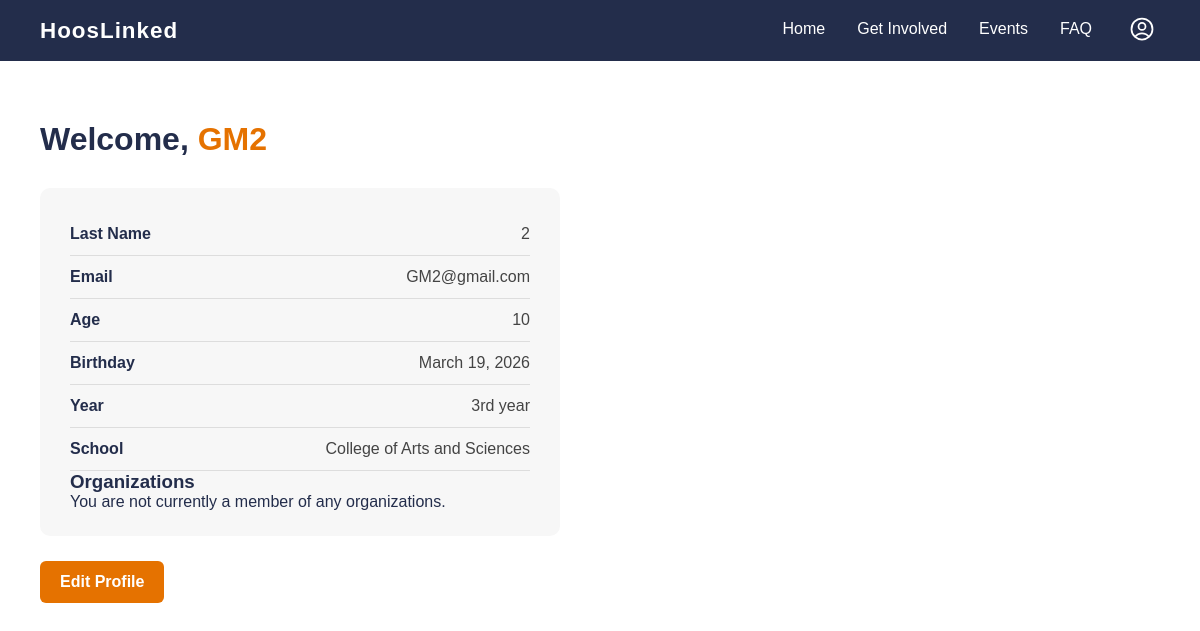
Before: /profile/ (signed in) with the older database file.
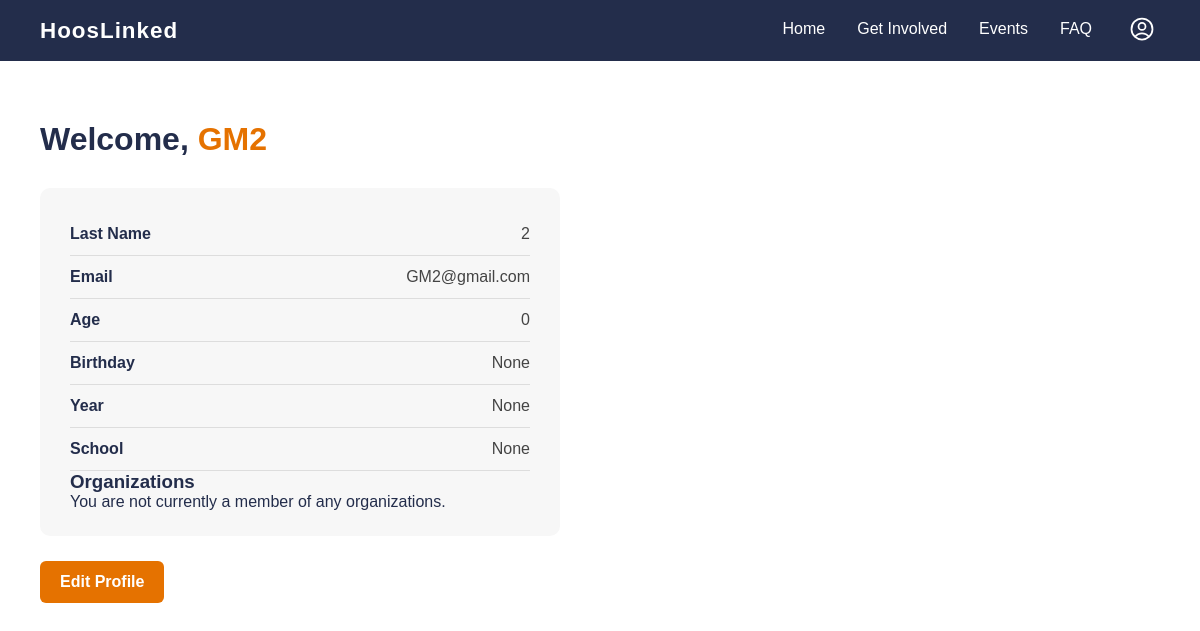
After: the same page with the newer database file.
### main/models.py (models this page shows, shortened)
class User(AbstractUser):
    first_name = models.CharField(max_length=150)
    last_name = models.CharField(max_length=150)
    profile_slug = models.SlugField(unique=True, blank=True)
    YEAR_CHOICES = [
        ('1', '1st year'),
        ('2', '2nd year'),
        ('3', '3rd year'),
        ('4', '4th year'),]
    SCHOOL_CHOICES = [
        ('engineering', 'School of Engineering and Applied Science'),
        ('cas', 'College of Arts and Sciences'),
        ('commerce', 'McIntire School of Commerce'),
        ('architecture', 'School of Architecture'),
        ('education', 'School of Education and Human Development'),
        ('nursing', 'School of Nursing'),
        ('batten', 'Batten School of Leadership and Public Policy'),
    ]
    age = models.PositiveIntegerField(default=0)
    birthday = models.DateField(null=True, blank=True)
    year = models.CharField(max_length = 1, choices = YEAR_CHOICES, blank=True, null=True)
    school = models.CharField(max_length = 50, choices = SCHOOL_CHOICES, blank=True, null=True)

### main/views.py (the view)
# urls.py: path('profile/', views.profile_page, name='profile'),
def profile_page(request):
    memberships = request.user.memberships.select_related("club")
    if not request.user.is_authenticated:
        return redirect('home')
    return render(request, 'main/profile.html',{
        "memberships": memberships,
    })

### main/templates/main/profile.html (shortened to what this page needs)
<!DOCTYPE html>
<html lang="en">
<head>
</head>
<body>
<nav>
<span class="logo">HoosLinked</span>
<ul>
<li><a href="{% url 'home' %}">Home</a></li>
<li><a href="{% url 'get_involved' %}">Get Involved</a></li>
<li><a href="{% url 'events' %}">Events</a></li>
<li><a href="#">FAQ</a></li>
<li class="nav-icon" id="navIcon">
<button class="icon-btn" onclick="toggleNav()">
</button>
</li>
</ul>
</nav>
<div class="welcome">
<h1>Welcome, <span>{{ user.first_name|upper }}</span></h1>
<div class="profile-card">
<div class="profile-row">
<span class="profile-label">Last Name</span>
<span class="profile-value">{{ user.last_name }}</span>
</div>
<div class="profile-row">
<span class="profile-label">Email</span>
<span class="profile-value">{{ user.email }}</span>
</div>
<div class="profile-row">
<span class="profile-label">Age</span>
<span class="profile-value">{{ user.age }}</span>
</div>
<div class="profile-row">
<span class="profile-label">Birthday</span>
<span class="profile-value">{{ user.birthday }}</span>
</div>
<div class="profile-row">
<span class="profile-label">Year</span>
<span class="profile-value">{{ user.get_year_display }}</span>
</div>
<div class="profile-row">
<span class="profile-label">School</span>
<span class="profile-value">{{ user.get_school_display }}</span>
</div>
<div>
    <h3>Organizations</h3>
    {% if memberships %}
        {% for membership in memberships %}
        <div>
            <span><strong>{{ membership.club.name }}</strong></span> :
            {% if membership.role == "executive" %}
                Executive Member
            {% else %}
                General Member
            {% endif %}
        </span>
        </div>
        {% endfor %}
    {% else %}
        <div>
            You are not currently a member of any organizations.
        </div>
    {% endif %}
</div>
</div>
<a href="{% url 'create_profile' %}" class="edit-btn">Edit Profile</a>
</div>
</body>
</html>

Changed rows visible on the page:
changed User "GM2": age "10" → "0"; birthday "March 19, 2026" → "None"; year "3rd year" → "None"; school "College of Arts and Sciences" → "None"
